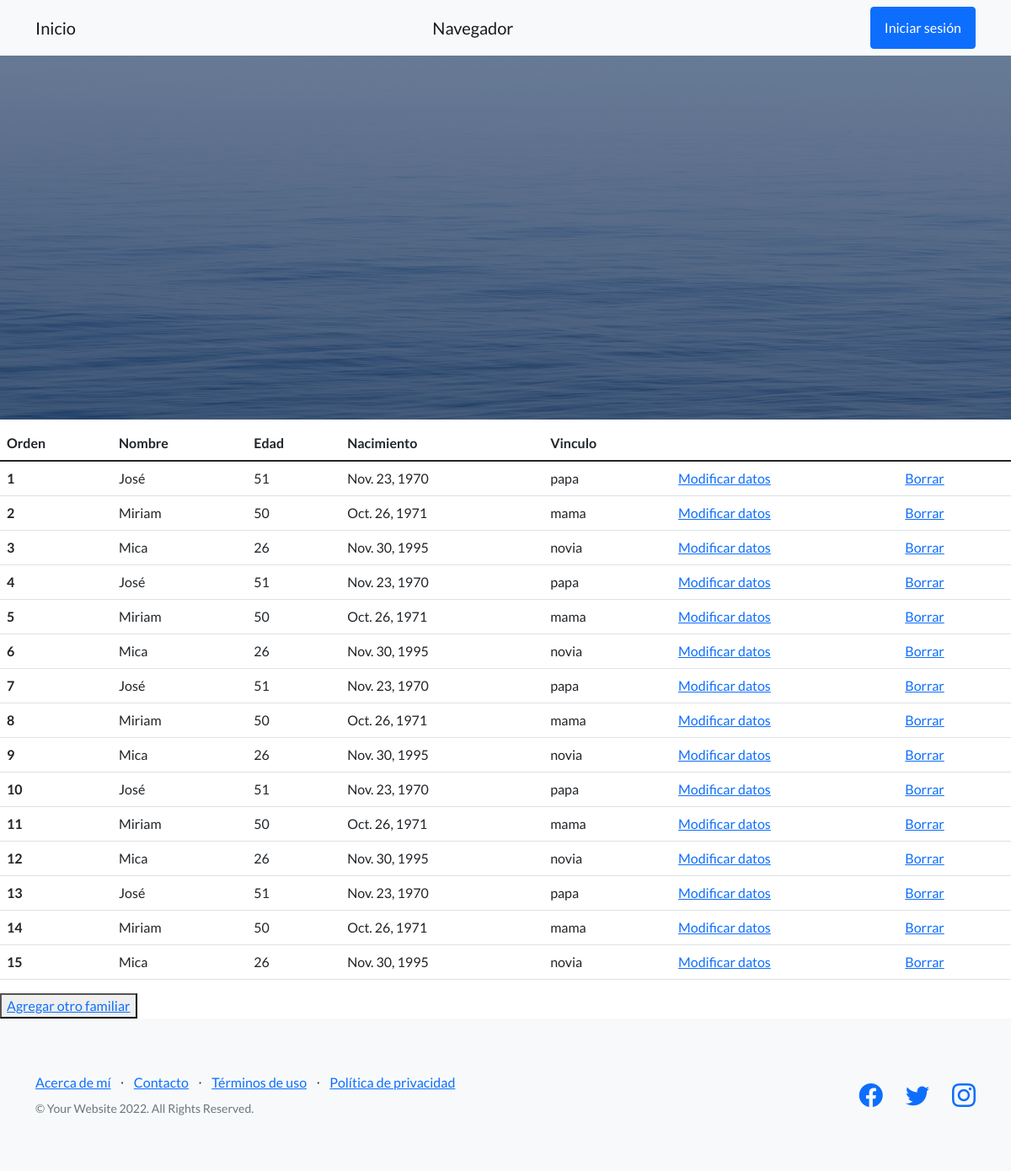
Before: /index/lista_familiares with the older database file.
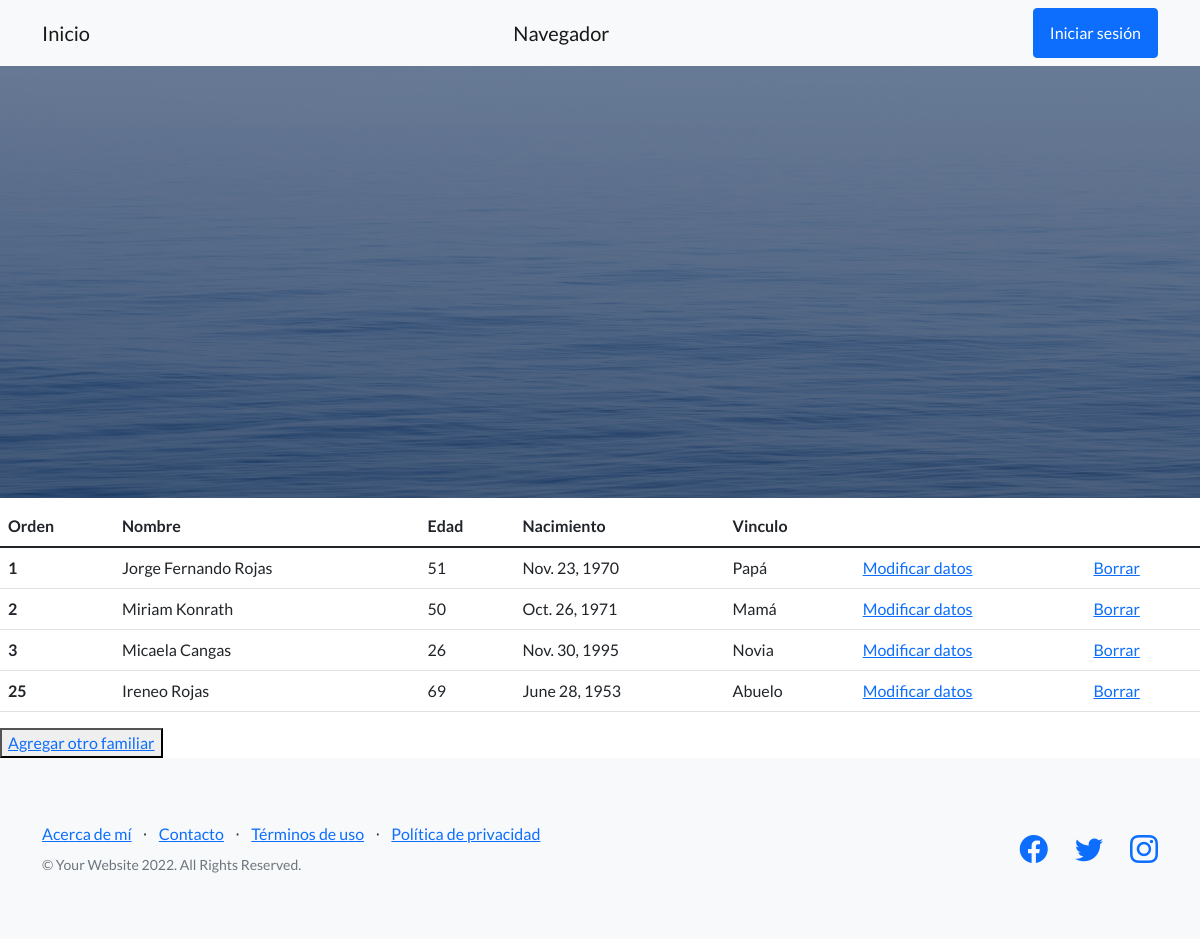
After: the same page with the newer database file.
### app_familia/models.py (models this page shows, shortened)
class Familias (models.Model):
    nombre = models.CharField(max_length=40)
    edad = models.IntegerField()
    nacimiento = models.DateField()
    vinculo = models.CharField(max_length=20)

### app_familia/views.py (the view)
# urls.py: path("lista_familiares", views.lista_familiares, name= "lista_familiares"),
def lista_familiares(request):
    miembros = Familias.objects.all()
    datos = {"datos": miembros}
    return render(request, "lista_familiares.html", datos)

### app_familia/templates/lista_familiares.html (shortened to what this page needs)
{% extends "padre.html" %}
{% load static %}
{% block contenido %}
<table class="table">
  <thead>
    <tr>
      <th scope="col">Orden</th>
      <th scope="col">Nombre</th>
      <th scope="col">Edad</th>
      <th scope="col">Nacimiento</th>
      <th scope="col">Vinculo</th>
    </tr>
  </thead>
  <tbody>
    {%for familiar in datos%}
    <tr>
      <th scope="row">{{familiar.id}}</th>
      <td>{{familiar.nombre}}</td>
      <td>{{familiar.edad}}</td>
      <td>{{familiar.nacimiento}}</td>
      <td>{{familiar.vinculo}}</td>
      <td><a href="modificar">Modificar datos</a></td></td>
      <td><a href="eliminar_familiar">Borrar</a></td>
    </tr>
    {%endfor%}
  </tbody>
</table>
<button>
  <a href="nuevo_familiar">Agregar otro familiar</a>
</button>
    {% endblock %}

### app_familia/templates/padre.html (shortened to what this page needs)
<!DOCTYPE html>
<html lang="en">
    <head>
        {% load static %}
        <link href="https://cdn.jsdelivr.net/npm/bootstrap-icons@1.5.0/font/bootstrap-icons.css" rel="stylesheet" type="text/css" />
        <link href="{% static 'app_familia/css/styles.css'%}" rel="stylesheet" />
    </head>
    <body>
        <nav class="navbar navbar-light bg-light static-top">
            <div class="container">
                <a class="navbar-brand" href="{% url 'index' %}">Inicio</a>
                <a class="navbar-brand" href="template">Navegador</a>
                {% if not request.user.is_authenticated %}
                <a class="btn btn-primary" href="{% url 'login' %}">Iniciar sesión</a>
                {% endif %}
            </div>
        </nav>
        <header class="masthead">
            <div class="container position-relative">
                <div class="row justify-content-center">
                    <div class="col-xl-6">
                    </div>
                </div>
            </div>
        </header>
                {% block contenido %}
                 {% endblock %}
        <footer class="footer bg-light">
            <div class="container">
                <div class="row">
                    <div class="col-lg-6 h-100 text-center text-lg-start my-auto">
                        <ul class="list-inline mb-2">
                            <li class="list-inline-item"><a href="{% url 'about_me' %}">Acerca de mí</a></li>
                            <li class="list-inline-item">⋅</li>
                            <li class="list-inline-item"><a href="contacto">Contacto</a></li>
                            <li class="list-inline-item">⋅</li>
                            <li class="list-inline-item"><a href="#!">Términos de uso</a></li>
                            <li class="list-inline-item">⋅</li>
                            <li class="list-inline-item"><a href="#!">Política de privacidad</a></li>
                        </ul>
                        <p class="text-muted small mb-4 mb-lg-0">&copy; Your Website 2022. All Rights Reserved.</p>
                    </div>
                    <div class="col-lg-6 h-100 text-center text-lg-end my-auto">
                        <ul class="list-inline mb-0">
                            <li class="list-inline-item me-4">
                                <a href="#!"><i class="bi-facebook fs-3"></i></a>
                            </li>
                            <li class="list-inline-item me-4">
                                <a href="#!"><i class="bi-twitter fs-3"></i></a>
                            </li>
                            <li class="list-inline-item">
                                <a href="#!"><i class="bi-instagram fs-3"></i></a>
                            </li>
                        </ul>
                    </div>
                </div>
            </div>
        </footer>
    </body>
</html>

Changed rows visible on the page:
removed Familias: id "4", nombre "José", edad "51", nacimiento "Nov. 23, 1970", vinculo "papa"
removed Familias: id "5", nombre "Miriam", edad "50", nacimiento "Oct. 26, 1971", vinculo "mama"
removed Familias: id "6", nombre "Mica", edad "26", nacimiento "Nov. 30, 1995", vinculo "novia"
removed Familias: id "7", nombre "José", edad "51", nacimiento "Nov. 23, 1970", vinculo "papa"
removed Familias: id "8", nombre "Miriam", edad "50", nacimiento "Oct. 26, 1971", vinculo "mama"
removed Familias: id "9", nombre "Mica", edad "26", nacimiento "Nov. 30, 1995", vinculo "novia"
removed Familias: id "10", nombre "José", edad "51", nacimiento "Nov. 23, 1970", vinculo "papa"
removed Familias: id "11", nombre "Miriam", edad "50", nacimiento "Oct. 26, 1971", vinculo "mama"
removed Familias: id "12", nombre "Mica", edad "26", nacimiento "Nov. 30, 1995", vinculo "novia"
removed Familias: id "13", nombre "José", edad "51", nacimiento "Nov. 23, 1970", vinculo "papa"
removed Familias: id "14", nombre "Miriam", edad "50", nacimiento "Oct. 26, 1971", vinculo "mama"
removed Familias: id "15", nombre "Mica", edad "26", nacimiento "Nov. 30, 1995", vinculo "novia"
changed Familias id 1: nombre "José" → "Jorge Fernando Rojas"; vinculo "papa" → "Papá"
changed Familias id 2: nombre "Miriam" → "Miriam Konrath"; vinculo "mama" → "Mamá"
changed Familias id 3: nombre "Mica" → "Micaela Cangas"; vinculo "novia" → "Novia"
added Familias: id "25", nombre "Ireneo Rojas", edad "69", nacimiento "June 28, 1953", vinculo "Abuelo"
